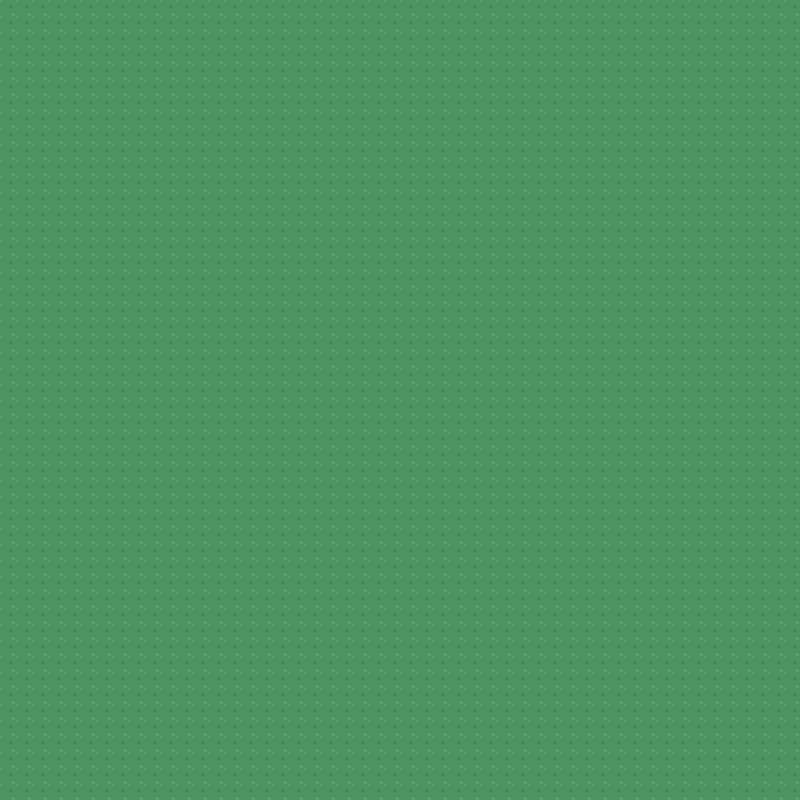

A 2D game scene composited from a Tiled map and its tileset images. What follows is a short description and the map's XML, with each tile layer's data collapsed to a summary:
An orthogonal 50x50 tile map with 16x16 px tiles, 2 tile layers (background, route) and 1 object (playeurstart).

<map version="1.8" tiledversion="1.8.2" orientation="orthogonal" renderorder="right-down" width="50" height="50" tilewidth="16" tileheight="16" infinite="0" nextlayerid="4" nextobjectid="2">
 <tileset firstgid="1" source="nature.tsx" />
 <layer id="1" name="background" width="50" height="50">
  <data>[2500 cells, 2500 non-empty, 1 distinct tile ids]</data>
 </layer>
 <layer id="2" name="route" width="50" height="50">
  <data>[2500 cells, 0 non-empty, 0 distinct tile ids]</data>
 </layer>
 <objectgroup id="3" name="pop">
  <object id="1" name="playeurstart" x="406.713" y="363.261">
   <point />
  </object>
 </objectgroup>
</map>
